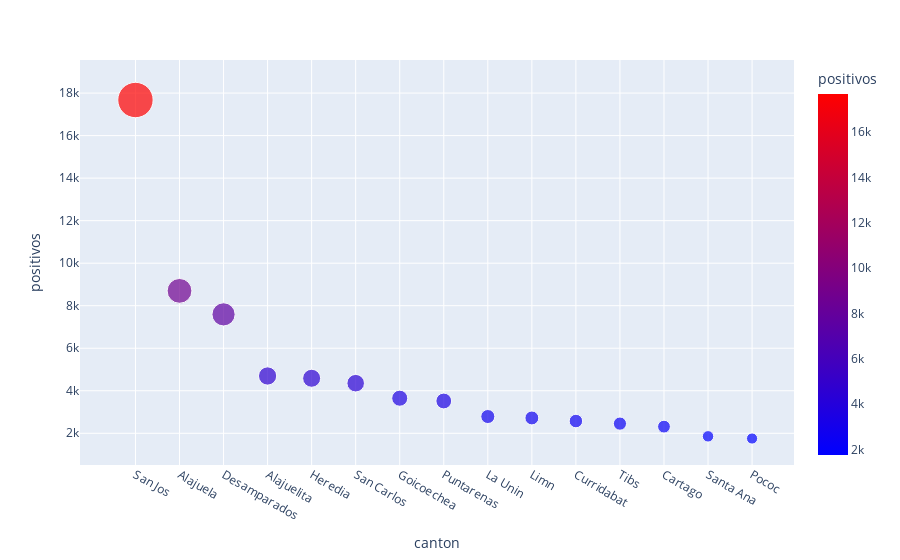

Notebook source saved alongside this figure:
### Markdown cell above
### Gráfico interactivo de cantones con más casos

### Code cell
ultima_fecha_ordenado_df = ultima_fecha_df.sort_values("positivos", ascending=False)

fig = px.scatter(ultima_fecha_ordenado_df.head(15),
                 x="canton", y="positivos", 
                 size="positivos", 
                 color_continuous_scale='Bluered',
                 color="positivos", #indica el pop up
                 hover_name="canton", 
                 size_max=25)

fig.show()

### Figure 1 — Plotly figure (JSON) as saved in the notebook; plotly's stock layout.template omitted (floating-point values rounded to 4 significant figures)
{"data": [{"hovertemplate": "<b>%{hovertext}</b><br><br>canton=%{x}<br>positivos=%{marker.color}<extra></extra>", "hovertext": ["San Jos", "Alajuela", "Desamparados", "Alajuelita", "Heredia", "San Carlos", "Goicoechea", "Puntarenas", "La Unin", "Limn", "Curridabat", "Tibs", "Cartago", "Santa Ana", "Pococ"], "legendgroup": "", "marker": {"color": [17674, 8698, 7593, 4696, 4588, 4357, 3650, 3519, 2788, 2721, 2576, 2455, 2313, 1857, 1754], "coloraxis": "coloraxis", "size": [17674, 8698, 7593, 4696, 4588, 4357, 3650, 3519, 2788, 2721, 2576, 2455, 2313, 1857, 1754], "sizemode": "area", "sizeref": 28.28, "symbol": "circle"}, "mode": "markers", "name": "", "orientation": "v", "showlegend": false, "type": "scatter", "x": ["San Jos", "Alajuela", "Desamparados", "Alajuelita", "Heredia", "San Carlos", "Goicoechea", "Puntarenas", "La Unin", "Limn", "Curridabat", "Tibs", "Cartago", "Santa Ana", "Pococ"], "xaxis": "x", "y": [17674, 8698, 7593, 4696, 4588, 4357, 3650, 3519, 2788, 2721, 2576, 2455, 2313, 1857, 1754], "yaxis": "y"}], "layout": {"coloraxis": {"colorbar": {"title": {"text": "positivos"}}, "colorscale": [[0, "rgb(0,0,255)"], [1, "rgb(255,0,0)"]]}, "legend": {"itemsizing": "constant", "tracegroupgap": 0}, "margin": {"t": 60}, "xaxis": {"anchor": "y", "domain": [0, 1], "title": {"text": "canton"}}, "yaxis": {"anchor": "x", "domain": [0, 1], "title": {"text": "positivos"}}}}
